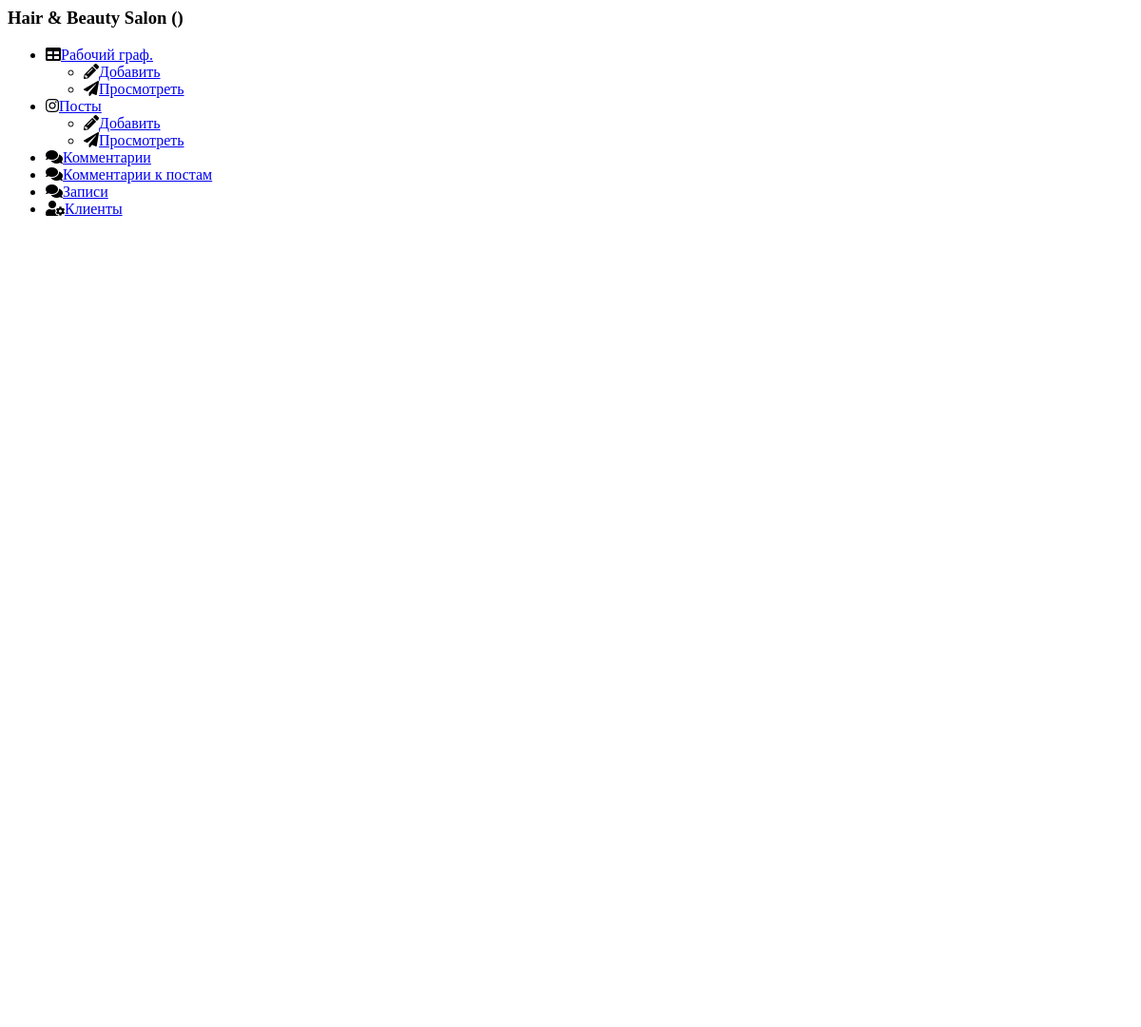
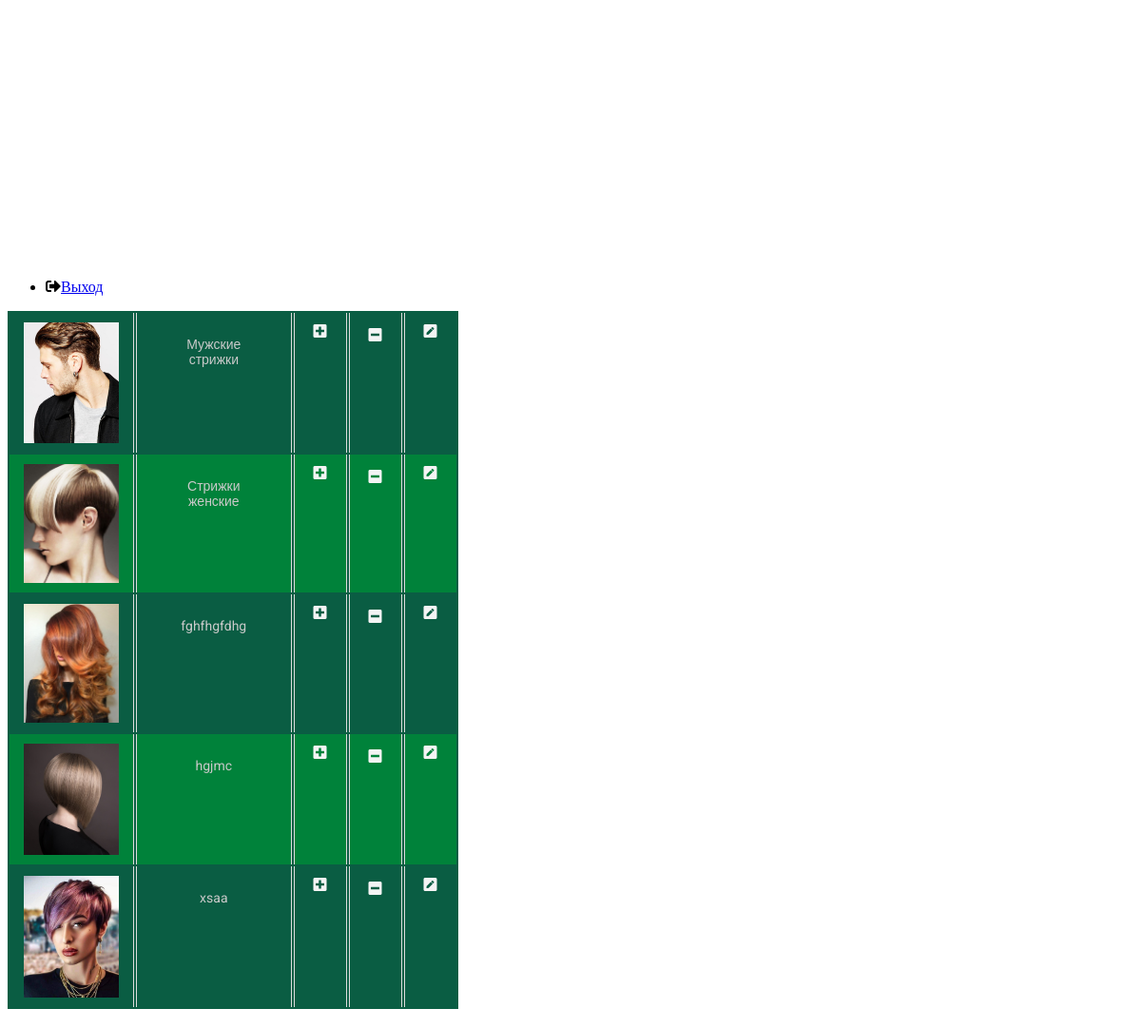
The app's page /services/index.php with its own data (2 pictures, top to bottom).
### tables this page shows
CREATE TABLE `services` (
  `id` int(11) NOT NULL,
  `title` varchar(255) NOT NULL,
  `image` varchar(255) NOT NULL
);

### services/index.php (called while the page is built)
<?php
include $_SERVER['DOCUMENT_ROOT'] . '/bootstrap.php';
$services = $dataService->getAllServices();
include $_SERVER['DOCUMENT_ROOT'] . '/services/services.view.php';

### BD/Connect.php (called while the page is built, shortened)
<?php
class Connect
{
    public static function make($conn)
    {
        return new PDO(
            'mysql:host=' . $conn['host'] . ';dbname=' . $conn['dbname'],
            $conn['login'],
            $conn['password'],
            $conn['options']
        );
    }
}

### bootstrap.php (called while the page is built, shortened)
<?php
include $_SERVER['DOCUMENT_ROOT'] . '/BD/Connect.php';
include $_SERVER['DOCUMENT_ROOT'] . '/APP/Models/Services.php';
$dataService = new Services(Connect::make(CONN));

### APP/Models/Services.php (called while the page is built, shortened)
<?php
class Services
{
    protected $pdo;
    public function __construct(PDO $pdo)
    {
        $this->pdo = $pdo;
    }
    public function getAllServices()
    {
        $stmt = $this->pdo->query('SELECT * FROM services');
        return $stmt->fetchAll();
    }
}

### services/services.view.php (the view, shortened to what this page needs)
<?php
include $_SERVER['DOCUMENT_ROOT'] . '/templates/navbar.admin.php'; ?>
<link rel="stylesheet" href="/css/tableAdmin.css">
<div class="main">
    <table class="table">
        <tbody>
        <?php foreach ($services as $service): ?>
            <tr>
                <td><img style="width: 100px;" src="../img/<?= $service->image ?>" alt="img" class="imgCards">
                </td>
                <td style="padding: 25px"><?= $service->title ?></td>
                <td><a class="subscribe" href="/services/new.php"><i class="fas fa-plus-square"></i></a></td>
                <td>
                    <form action="/services/deleteService.php" method="post">
                        <button class="subscribe" name="delete"
                                onclick="return confirm('Вы действительно хотите удалить услугу?');">
                            <i class="fas fa-minus-square"></i>
                        </button>
                    </form>
                </td>
                <td><a class="subscribe" href="/services/edit.php?id=<?= $service->id ?>"><i
                                class="fas fa-pen-square"></i></a></td>
            </tr>
        <?php endforeach; ?>
        </tbody>
    </table>
</div>

### css/tableAdmin.css (style rules this page uses)
.table { width: 40%; border: none; margin-bottom: 20px; font-family: 'Roboto', sans-serif; background: #0a5d43; color: #cacaca; }
.table tbody td { text-align: center; border-left: 1px solid #ddd; border-right: 1px solid #ddd; padding: 10px 15px; font-size: 14px; vertical-align: top; }
.table thead tr th:first-child, .table tbody tr td:first-child { border-left: none; }
.table thead tr th:last-child, .table tbody tr td:last-child { border-right: none; }
.table tbody tr:nth-child(even) { background-color: #00823a; }
.subscribe { color: #f4f4f4; font-size: 16px; padding: 5px; cursor: pointer; }
button { padding: 0; border: none; font: inherit; color: inherit; background-color: transparent; cursor: pointer; }

### records on screen
services: image (picture), title "Мужские стрижки"
services: image (picture), title "Стрижки женские"
services: image (picture), title "fghfhgfdhg"
services: image (picture), title "hgjmc"
services: image (picture), title "xsaa"
